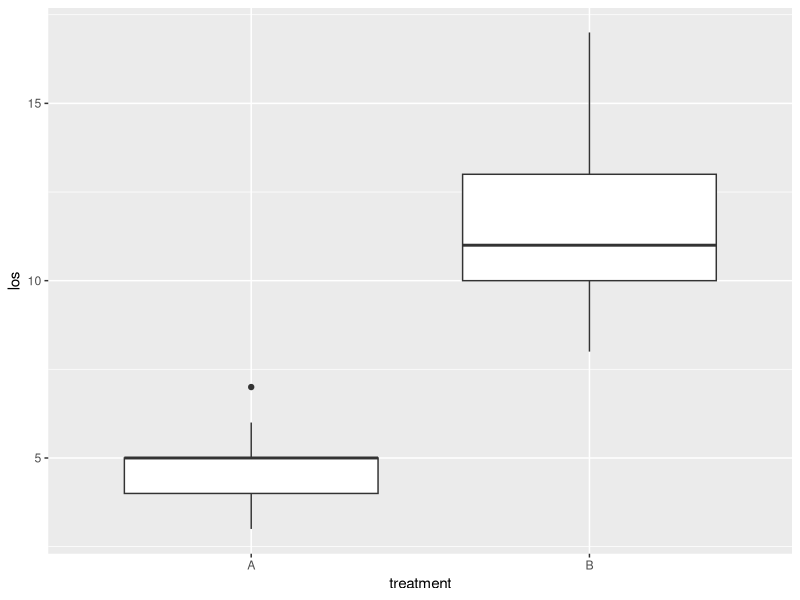
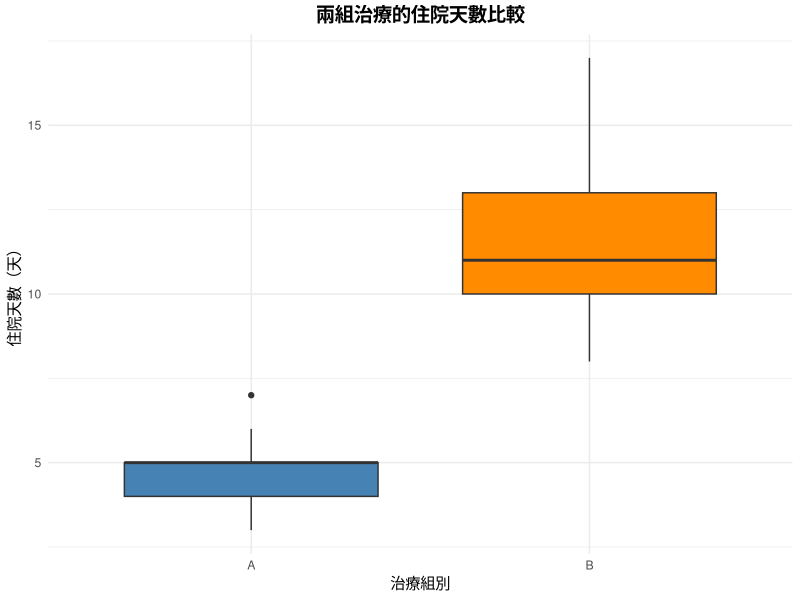
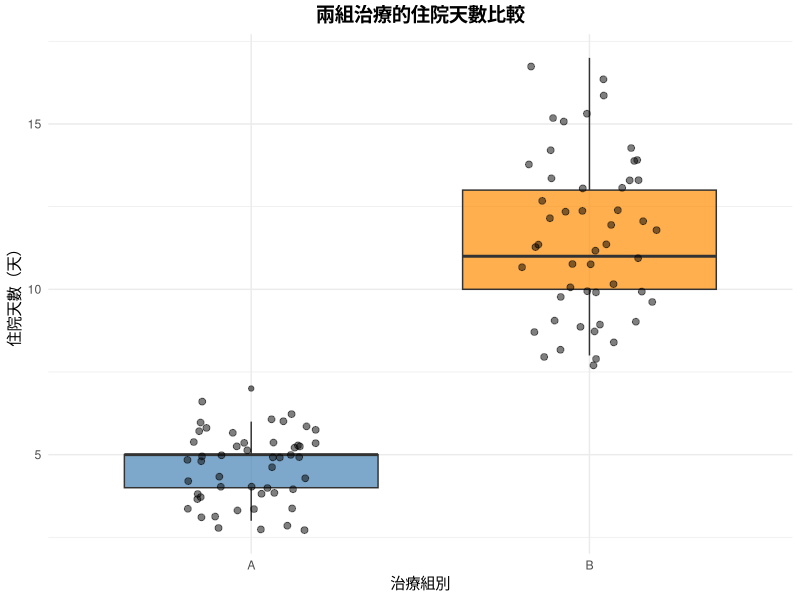
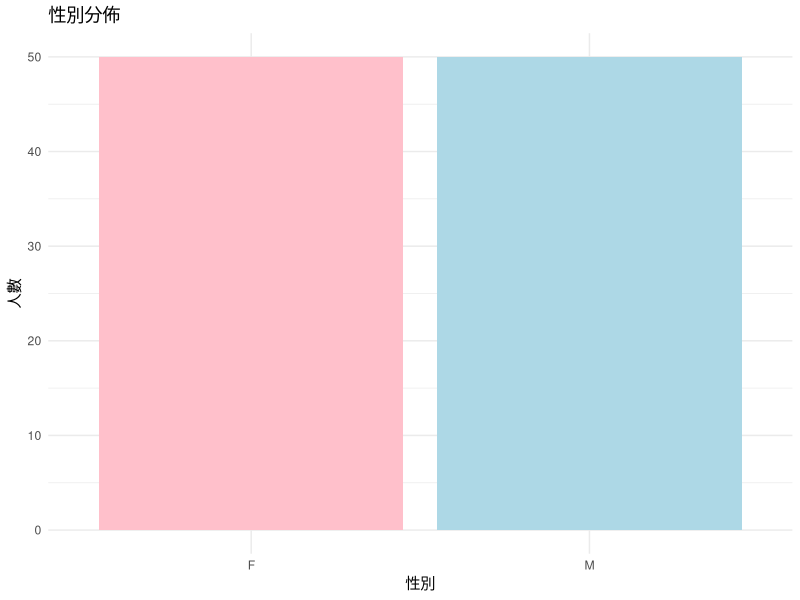
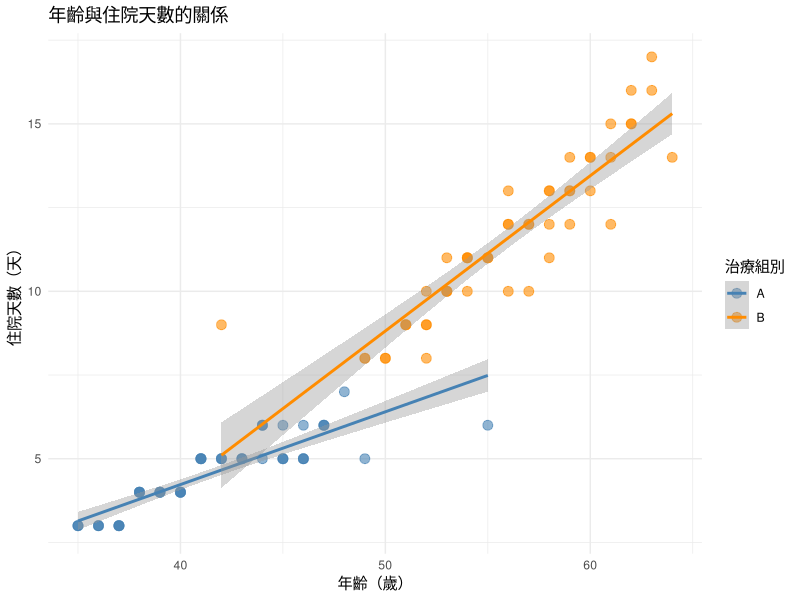
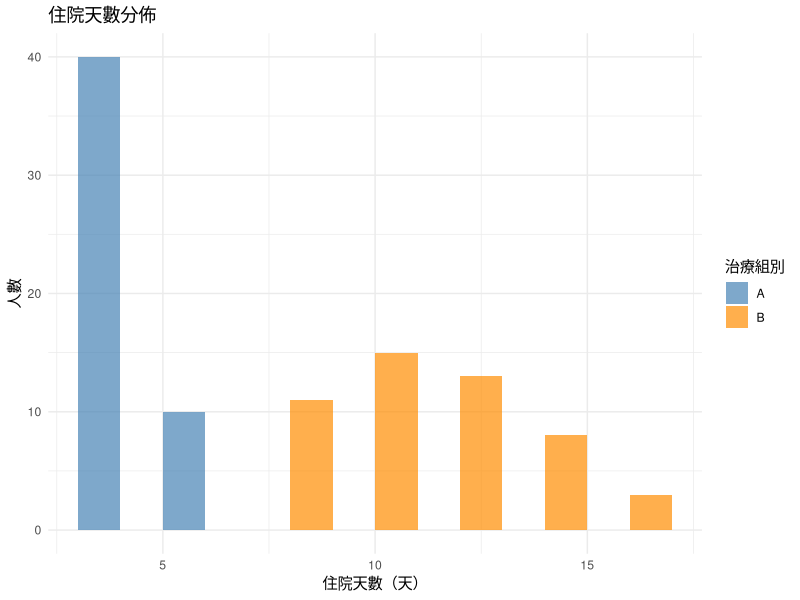

Reproduce these figures in R, in order.
## ---- chunk 1
#| label: boxplot-basic
#| echo: true
#| message: false
#| warning: false

library(ggplot2)

# 讀取資料
my_data <- read.csv("patient_data.csv")

# 畫基本盒狀圖
ggplot(my_data, aes(x = treatment, y = los)) +
  geom_boxplot()
## ---- chunk 2
#| label: boxplot-professional
#| echo: true
#| message: false
#| warning: false

# 畫專業的盒狀圖
ggplot(my_data, aes(x = treatment, y = los, fill = treatment)) +
  geom_boxplot() +
  scale_fill_manual(values = c("A" = "steelblue", "B" = "darkorange")) +
  labs(
    title = "兩組治療的住院天數比較",
    x = "治療組別",
    y = "住院天數（天）"
  ) +
  theme_minimal() +
  theme(
    legend.position = "none",
    plot.title = element_text(size = 14, face = "bold", hjust = 0.5)
  )
## ---- chunk 3
#| label: boxplot-with-points
#| echo: true
#| message: false
#| warning: false

# 盒狀圖加上資料點
ggplot(my_data, aes(x = treatment, y = los, fill = treatment)) +
  geom_boxplot(alpha = 0.7) +
  geom_jitter(width = 0.2, alpha = 0.5, size = 2) +
  scale_fill_manual(values = c("A" = "steelblue", "B" = "darkorange")) +
  labs(
    title = "兩組治療的住院天數比較",
    x = "治療組別",
    y = "住院天數（天）"
  ) +
  theme_minimal() +
  theme(
    legend.position = "none",
    plot.title = element_text(size = 14, face = "bold", hjust = 0.5)
  )
## ---- chunk 4
#| label: barplot
#| echo: true
#| message: false
#| warning: false

# 性別分佈長條圖
ggplot(my_data, aes(x = gender, fill = gender)) +
  geom_bar() +
  scale_fill_manual(values = c("M" = "lightblue", "F" = "pink")) +
  labs(
    title = "性別分佈",
    x = "性別",
    y = "人數"
  ) +
  theme_minimal() +
  theme(legend.position = "none")
## ---- chunk 5
#| label: scatterplot
#| echo: true
#| message: false
#| warning: false

# 年齡與住院天數散佈圖
ggplot(my_data, aes(x = age, y = los, color = treatment)) +
  geom_point(size = 3, alpha = 0.6) +
  geom_smooth(method = "lm", se = TRUE) +
  scale_color_manual(values = c("A" = "steelblue", "B" = "darkorange")) +
  labs(
    title = "年齡與住院天數的關係",
    x = "年齡（歲）",
    y = "住院天數（天）",
    color = "治療組別"
  ) +
  theme_minimal()
## ---- chunk 6
#| label: histogram
#| echo: true
#| message: false
#| warning: false

# 住院天數分佈直方圖
ggplot(my_data, aes(x = los, fill = treatment)) +
  geom_histogram(binwidth = 2, alpha = 0.7, position = "dodge") +
  scale_fill_manual(values = c("A" = "steelblue", "B" = "darkorange")) +
  labs(
    title = "住院天數分佈",
    x = "住院天數（天）",
    y = "人數",
    fill = "治療組別"
  ) +
  theme_minimal()
